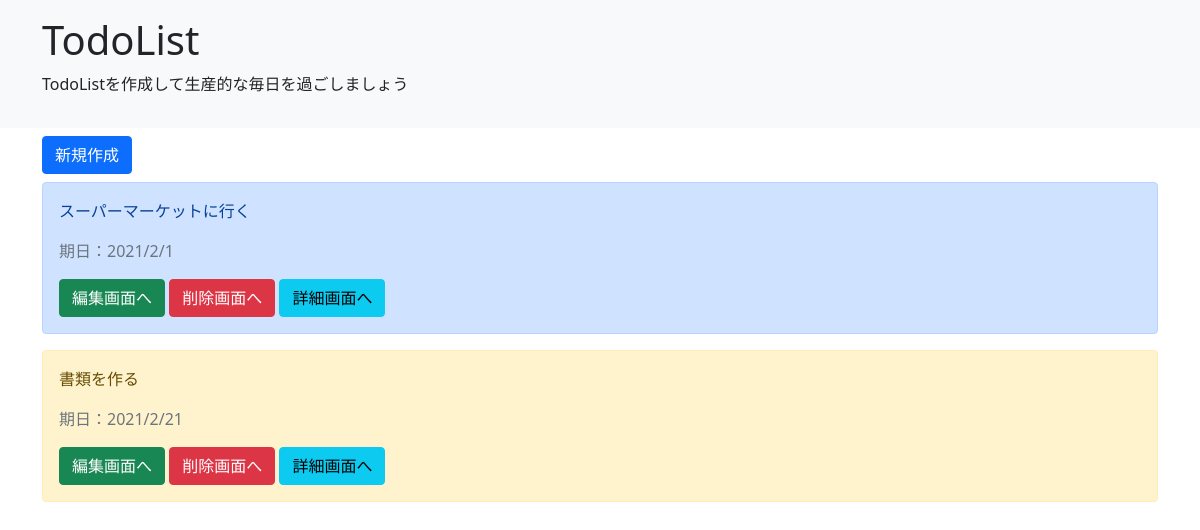
The page /list/ on the database as committed earlier.
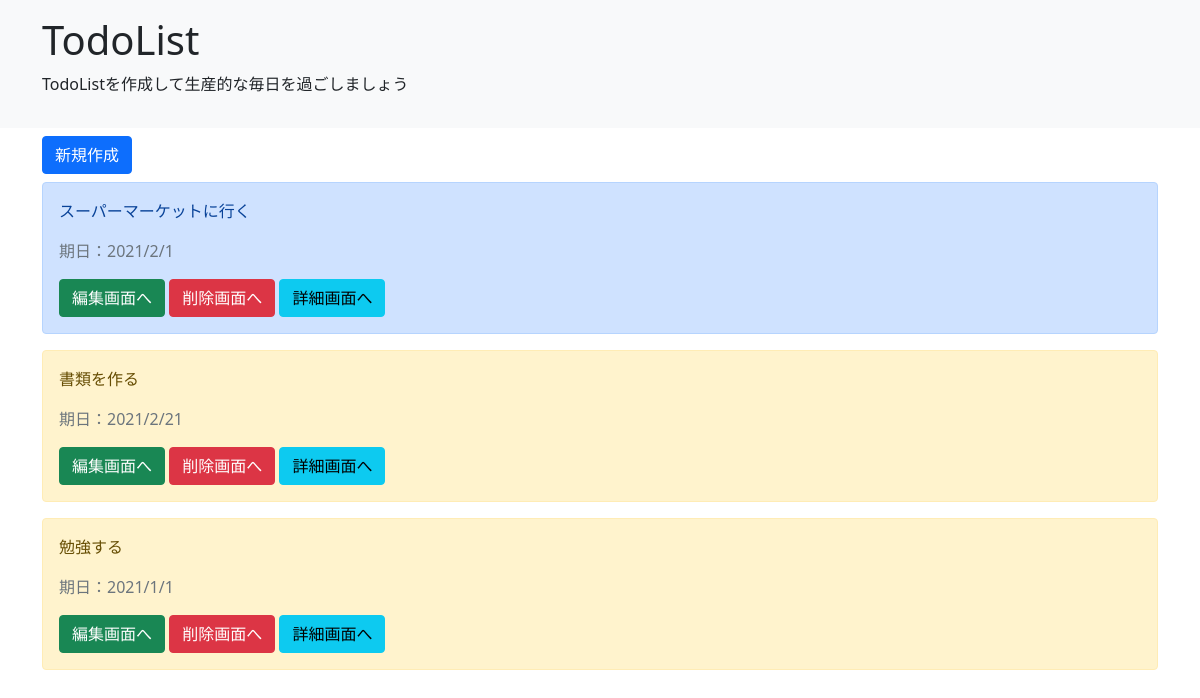
The same page on the database as committed later.
### todo/models.py (models this page shows, shortened)
class TodoModel(models.Model):
    title = models.CharField(max_length=100)
    memo = models.TextField()
    priority = models.CharField(max_length=50, choices=CHOICE)
    duedate = models.DateField()

### todo/views.py (the view)
# urls.py: path('list/', TodoList.as_view(), name='list'),
class TodoList(ListView):
    template_name = 'list.html'
    model = TodoModel

### templates/list.html
{% extends 'base.html' %}
{% block header %}
<div class="p-3 mb-2 bg-light text-dark">
    <div class="container">
        <h1 class="fw-normal">TodoList</h1>
        <p class="fw-light">TodoListを作成して生産的な毎日を過ごしましょう</p>
    </div>
</div>
{% endblock header %}
{% block content %}
<div class="container">
    <a href="{% url 'create' %}" class="btn btn-primary mb-2" tabindex="-1" role="button" aria-disabled="true">新規作成</a>
    {% for item in object_list %}
    <div class="alert alert-{{ item.priority }}" role="alert">
        <p>{{ item.title}}</p>
        <p class="text-muted">期日：{{ item.duedate | date:"Y/n/j" }}</p>
        <a href="{% url 'update' item.pk %}" class="btn btn-success" tabindex="-1" role="button" aria-disabled="true">編集画面へ</a>
        <a href="{% url 'delete' item.pk %}" class="btn btn-danger" tabindex="-1" role="button" aria-disabled="true">削除画面へ</a>
        <a href="{% url 'detail' item.pk %}" class="btn btn-info" tabindex="-1" role="button" aria-disabled="true">詳細画面へ</a>
    </div>
    {% endfor %}
</div>
{% endblock content %}

Rows that differ between the two databases and show on the page:
added TodoModel: title "勉強する", duedate "2021/1/1"
